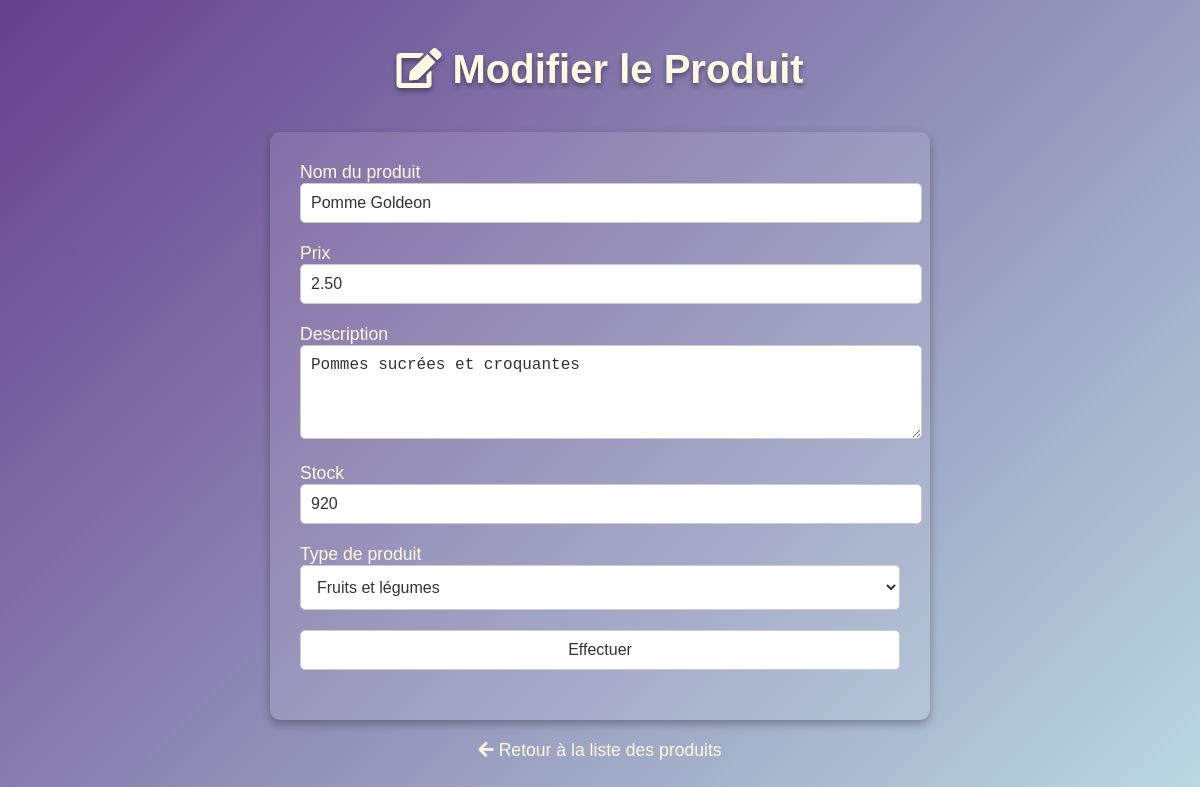
Page /update/12 on the earlier database version.
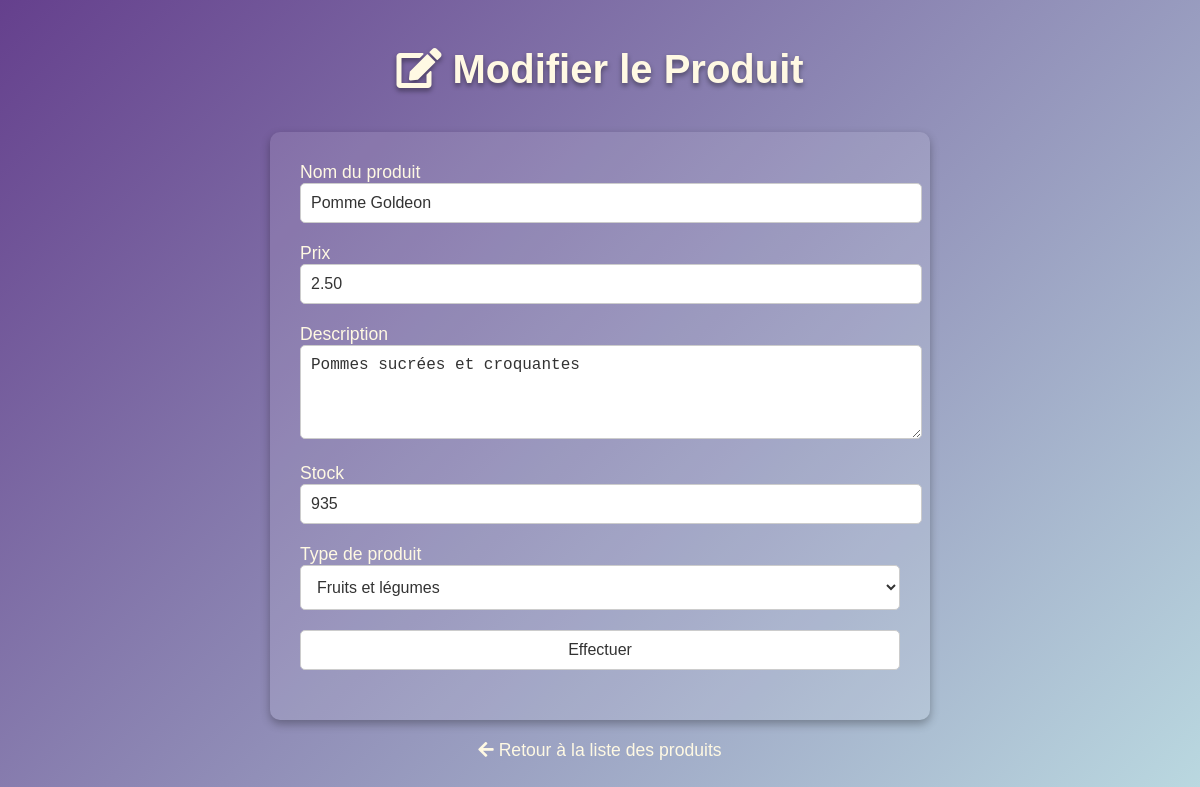
Same page on the later database version.
### tables this page shows
CREATE TABLE produits (
                        id INTEGER PRIMARY KEY AUTOINCREMENT,
                        nom TEXT NOT NULL,
                        prix REAL NOT NULL, 
                        description TEXT NOT NULL,
                        stock INTEGER NOT NULL,
                        type_produit TEXT NOT NULL
                    );

### app.py (the view)
@app.route('/update/<int:id>', methods=['GET', 'POST'])
def edit_product(id):
    produit = Produit()  # Créer une instance de la classe Produit
    produit_to_update = next((p for p in produit.get_products() if p.id == id), None)  # Trouver le produit à modifier
    if produit_to_update is None:
        flash('Produit non trouvé', 'danger')
        return redirect(url_for('list_produits'))
    form = AddProductForm(obj=produit_to_update)
    if form.validate_on_submit():
        prix = float(form.prix.data) if isinstance(form.prix.data, Decimal) else form.prix.data
        produit.update_product(id, form.nom.data, prix, form.description.data, form.stock.data, form.type_produit.data)
        return redirect(url_for('list_produits'))
    return render_template('edit_product.html', form=form, produit=produit_to_update)

### forms.py
class AddProductForm(FlaskForm):
    nom = StringField('Nom du produit', validators=[DataRequired(), Length(max=50)])
    prix = DecimalField('Prix', validators=[DataRequired(), NumberRange(min=0)], places=2)
    description = TextAreaField('Description', validators=[Length(max=200)])
    stock = IntegerField('Stock', validators=[DataRequired(), NumberRange(min=0)])
    type_produit = SelectField('Type de produit', choices=[
        ('Fruits et légumes', 'Fruits et légumes'),
        ('Produits laitiers', 'Produits laitiers'),
        ('Viandes et protéines', 'Viandes et protéines'),
        ('Produits de boulangerie', 'Produits de boulangerie'),
        ('Céréales et grains', 'Céréales et grains'),
        ('Conserves et produits secs', 'Conserves et produits secs'),
        ('Condiments et épices', 'Condiments et épices'),
        ('Boissons', 'Boissons'),
        ('Produits surgelés', 'Produits surgelés'),
        ('Snacks et confiseries', 'Snacks et confiseries'),
        ('Produits non alimentaires', 'Produits non alimentaires')
    ], validators=[DataRequired()])  # Validation pour s'assurer qu'une option est sélectionnée
    submit = SubmitField('Effectuer')

### templates/edit_product.html (shortened to what this page needs)
<!DOCTYPE html>
<html lang="fr">
<head>
    <link rel="stylesheet" type="text/css" href="{{ url_for('static', filename='style_edit_product.css') }}">
    <link href="https://cdnjs.cloudflare.com/ajax/libs/font-awesome/5.15.3/css/all.min.css" rel="stylesheet">
</head>
<body>
    <h1><i class="fas fa-edit"></i> Modifier le Produit</h1>
    <form method="POST">
        <div>
            <label for="nom">{{ form.nom.label }}</label>
            {{ form.nom(size=32) }}
        </div>
        <div>
            <label for="prix">{{ form.prix.label }}</label>
            {{ form.prix(size=32) }}
        </div>
        <div>
            <label for="description">{{ form.description.label }}</label>
            {{ form.description(rows=4, cols=50) }}
        </div>
        <div>
            <label for="stock">{{ form.stock.label }}</label>
            {{ form.stock(size=32) }}
        </div>
        <div>
            <label for="type_produit">{{ form.type_produit.label }}</label>
            <select name="type_produit">
                <option value="Fruits et légumes" {% if form.type_produit.data == 'Fruits et légumes' %}selected{% endif %}>Fruits et légumes</option>
            </select>
        </div>
        <div>
            {{ form.submit() }}
        </div>
    </form>
    <a href="{{ url_for('list_produits') }}" class="back-link">
        <i class="fas fa-arrow-left"></i> Retour à la liste des produits
    </a>
</body>
</html>

Differences in the rows shown:
changed produits "Pomme Goldeon": stock "920" → "935"
